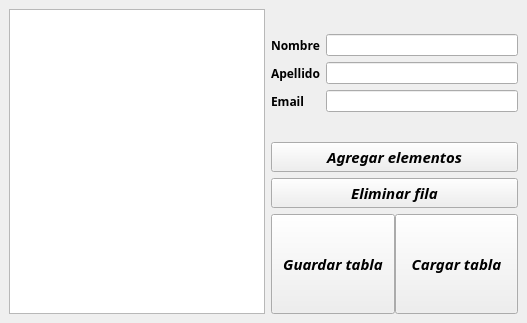
<?xml version="1.0" encoding="UTF-8"?>
<ui version="4.0">
 <class>MainWindow</class>
 <widget class="QMainWindow" name="MainWindow">
  <property name="geometry">
   <rect>
    <x>0</x>
    <y>0</y>
    <width>527</width>
    <height>323</height>
   </rect>
  </property>
  <property name="windowTitle">
   <string>MainWindow</string>
  </property>
  <widget class="QWidget" name="centralwidget">
   <layout class="QHBoxLayout" name="horizontalLayout">
    <item>
     <widget class="QTableWidget" name="tabla">
      <property name="focusPolicy">
       <enum>Qt::NoFocus</enum>
      </property>
      <property name="selectionMode">
       <enum>QAbstractItemView::ExtendedSelection</enum>
      </property>
      <property name="selectionBehavior">
       <enum>QAbstractItemView::SelectRows</enum>
      </property>
     </widget>
    </item>
    <item>
     <layout class="QVBoxLayout" name="verticalLayout">
      <item>
       <layout class="QFormLayout" name="formLayout_2">
        <property name="labelAlignment">
         <set>Qt::AlignLeading|Qt::AlignLeft|Qt::AlignVCenter</set>
        </property>
        <property name="formAlignment">
         <set>Qt::AlignCenter</set>
        </property>
        <item row="0" column="0">
         <widget class="QLabel" name="label">
          <property name="font">
           <font>
            <family>Hack</family>
            <weight>75</weight>
            <bold>true</bold>
           </font>
          </property>
          <property name="text">
           <string>Nombre</string>
          </property>
          <property name="textInteractionFlags">
           <set>Qt::NoTextInteraction</set>
          </property>
         </widget>
        </item>
        <item row="0" column="1">
         <widget class="QLineEdit" name="nombre"/>
        </item>
        <item row="1" column="0">
         <widget class="QLabel" name="label_2">
          <property name="font">
           <font>
            <family>Hack</family>
            <weight>75</weight>
            <bold>true</bold>
           </font>
          </property>
          <property name="text">
           <string>Apellido</string>
          </property>
          <property name="textInteractionFlags">
           <set>Qt::NoTextInteraction</set>
          </property>
         </widget>
        </item>
        <item row="1" column="1">
         <widget class="QLineEdit" name="apellido"/>
        </item>
        <item row="2" column="0">
         <widget class="QLabel" name="label_3">
          <property name="font">
           <font>
            <family>Hack</family>
            <weight>75</weight>
            <bold>true</bold>
           </font>
          </property>
          <property name="text">
           <string>Email</string>
          </property>
          <property name="textFormat">
           <enum>Qt::AutoText</enum>
          </property>
          <property name="scaledContents">
           <bool>false</bool>
          </property>
         </widget>
        </item>
        <item row="2" column="1">
         <widget class="QLineEdit" name="email"/>
        </item>
       </layout>
      </item>
      <item>
       <widget class="QPushButton" name="botonAgregar">
        <property name="font">
         <font>
          <family>Hack</family>
          <pointsize>11</pointsize>
          <weight>75</weight>
          <italic>true</italic>
          <bold>true</bold>
         </font>
        </property>
        <property name="cursor">
         <cursorShape>PointingHandCursor</cursorShape>
        </property>
        <property name="text">
         <string>Agregar elementos</string>
        </property>
       </widget>
      </item>
      <item>
       <widget class="QPushButton" name="botonEliminar">
        <property name="font">
         <font>
          <family>Hack</family>
          <pointsize>11</pointsize>
          <weight>75</weight>
          <italic>true</italic>
          <bold>true</bold>
         </font>
        </property>
        <property name="cursor">
         <cursorShape>PointingHandCursor</cursorShape>
        </property>
        <property name="text">
         <string>Eliminar fila</string>
        </property>
       </widget>
      </item>
      <item>
       <layout class="QHBoxLayout" name="horizontalLayout_2">
        <property name="spacing">
         <number>0</number>
        </property>
        <item>
         <widget class="QPushButton" name="botonGuardar">
          <property name="minimumSize">
           <size>
            <width>0</width>
            <height>100</height>
           </size>
          </property>
          <property name="font">
           <font>
            <family>Hack</family>
            <pointsize>11</pointsize>
            <weight>75</weight>
            <italic>true</italic>
            <bold>true</bold>
           </font>
          </property>
          <property name="cursor">
           <cursorShape>PointingHandCursor</cursorShape>
          </property>
          <property name="text">
           <string>Guardar tabla</string>
          </property>
         </widget>
        </item>
        <item>
         <widget class="QPushButton" name="botonCargar">
          <property name="minimumSize">
           <size>
            <width>0</width>
            <height>100</height>
           </size>
          </property>
          <property name="font">
           <font>
            <family>Hack</family>
            <pointsize>11</pointsize>
            <weight>75</weight>
            <italic>true</italic>
            <bold>true</bold>
           </font>
          </property>
          <property name="cursor">
           <cursorShape>PointingHandCursor</cursorShape>
          </property>
          <property name="text">
           <string>Cargar tabla</string>
          </property>
         </widget>
        </item>
       </layout>
      </item>
     </layout>
    </item>
   </layout>
  </widget>
 </widget>
 <resources/>
 <connections/>
</ui>
